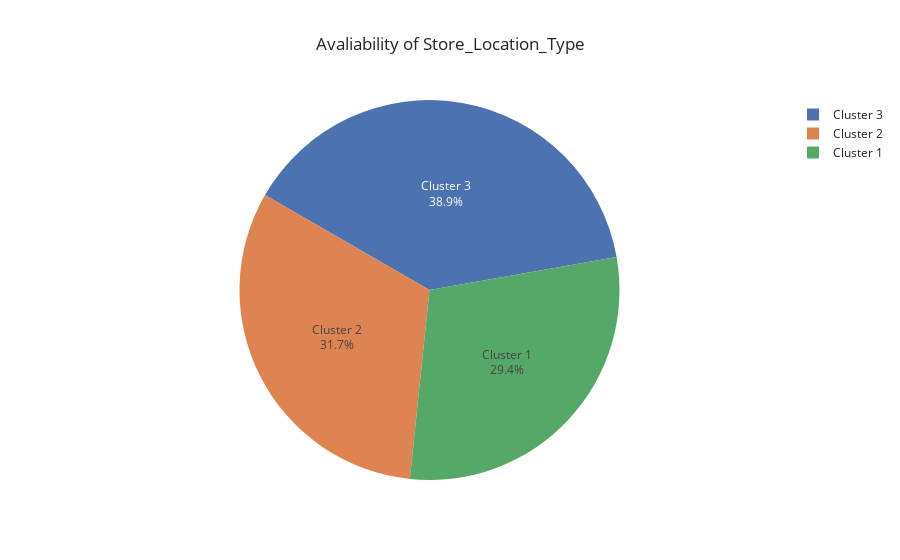

Here is the notebook cell this chart was saved with:
### Code cell
Store_Location_Type=train["Store_Location_Type"].value_counts()
fig = px.pie(Store_Location_Type,
             values=Store_Location_Type.values,
             names=Store_Location_Type.index,
             title="Avaliability of Store_Location_Type",
             template="seaborn")
fig.update_traces(rotation=-60, textinfo="percent+label")
fig.show()

### Figure 1 — Plotly figure (JSON) as saved in the notebook; plotly's stock layout.template omitted (floating-point values rounded to 4 significant figures)
{"data": [{"domain": {"x": [0, 1], "y": [0, 1]}, "hoverlabel": {"namelength": 0}, "hovertemplate": "label=%{label}<br>value=%{value}", "labels": ["Cluster 3", "Cluster 2", "Cluster 1"], "legendgroup": "", "name": "", "rotation": -60, "showlegend": true, "textinfo": "percent+label", "type": "pie", "values": [1940, 1581, 1469]}], "layout": {"legend": {"tracegroupgap": 0}, "title": {"text": "Avaliability of Store_Location_Type"}}}
